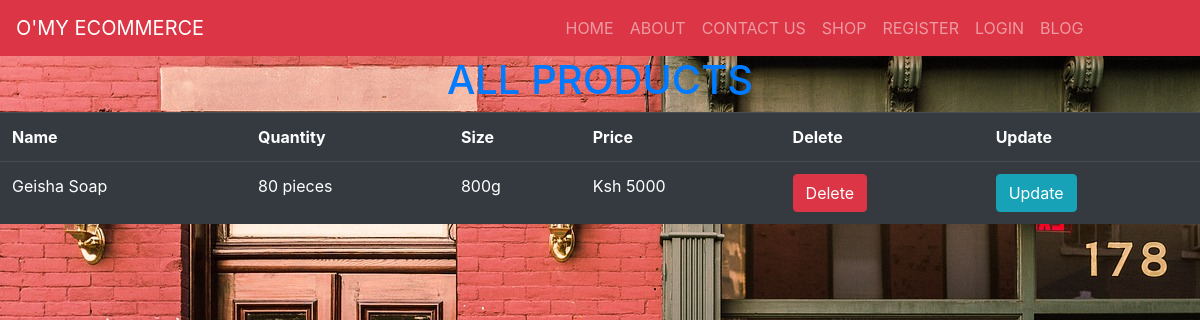
/products/, run on an earlier commit of the app's database.
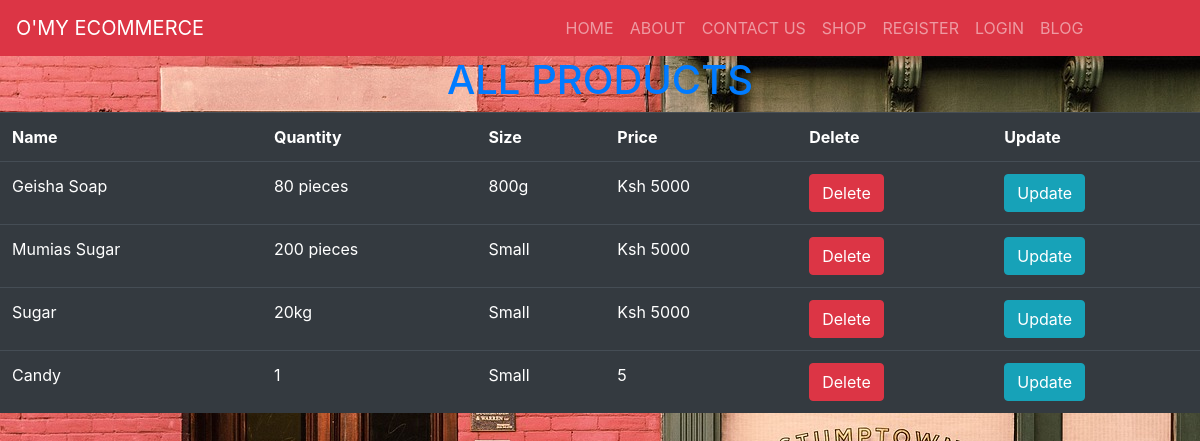
And on a later commit of the database.
### morningDjangoHtmlFormsProject/models.py (models this page shows)
class Product(models.Model):
    name = models.CharField(max_length=30, blank=False, null=False)
    qtty = models.CharField(max_length=30, blank=False, null=False)
    size = models.CharField(max_length=25, blank=False, null=False)
    price = models.CharField(max_length=20, blank=False, null=False)

### morningDjangoHtmlFormsProject/views.py (the view)
# urls.py: path('products/', user_views.products, name='all-products'),
def products(request):
    all_products = Product.objects.all()
    context = {"all_products": all_products}
    return render(request, 'products.html', context)

### templates/products.html (shortened to what this page needs)
{% extends 'master.html' %}
{% load static %}
{% block content %}
    <div>
        <h1 class="text-primary text-center">ALL PRODUCTS</h1>
        <table class="table table-dark table-hover">
            <tr>
                <th>Name</th>
                <th>Quantity</th>
                <th>Size</th>
                <th>Price</th>
                <th>Delete</th>
                <th>Update</th>
            </tr>
            {% for product in all_products %}
                <tr>
                    <td>{{ product.name }}</td>
                    <td>{{ product.qtty }}</td>
                    <td>{{ product.size }}</td>
                    <td>{{ product.price }}</td>
                    <td><a class="btn btn-danger" href="/delete_product/{{ product.id }}">Delete</a></td>
                    <td><a class="btn btn-info" href="/update-product/{{ product.id }}">Update</a></td>
                </tr>
            {% endfor %}
        </table>
    </div>
{% endblock %}

### templates/master.html (shortened to what this page needs)
<!DOCTYPE html>
<html lang="en">
<head>
    {% load static %}
    {% load crispy_forms_tags %}
    <link rel="stylesheet" href="{% static 'bootstrap/css/bootstrap.css' %}">
    <link rel="stylesheet" href="{% static 'bootstrap/css/styles.css' %}">
</head>
<body>
<section>
    <nav class="navbar navbar-expand-md bg-danger navbar-dark">
        <a class="navbar-brand" href="{% url 'home-page' %}">O'MY ECOMMERCE</a>
        <div class="collapse navbar-collapse" id="collapsibleNavbar">
            <ul class="navbar-nav">
                <li class="nav-item">
                    <a class="nav-link" href="{% url 'home-page' %}">HOME</a>
                </li>
                <li class="nav-item">
                    <a class="nav-link" href="#">ABOUT</a>
                </li>
                <li class="nav-item">
                    <a class="nav-link" href="#">CONTACT US</a>
                </li>
                <li class="nav-item">
                    <a class="nav-link" href="{% url 'shop' %}">SHOP</a>
                </li>
                {% if user.is_authenticated %}
                    <li class="nav-item">
                        <a class="nav-link" href="{% url 'all-products' %}">PRODUCTS</a>
                    </li>
                    <li class="nav-item">
                        <a class="nav-link" href="{% url 'add-product-page' %}">ADD PRODUCT</a>
                    </li>
                     <li class="nav-item">
                        <a class="nav-link" href="{%url 'user-logout' %}">LOGOUT</a>
                    </li>
                {% else %}
                    <li class="nav-item">
                        <a class="nav-link" href="{% url 'user-registration' %}">REGISTER</a>
                    </li>
                    <li class="nav-item">
                    <a class="nav-link" href="{% url 'log-in-page' %}">LOGIN</a>
                </li>
                {% endif %}
                <li class="nav-item">
                    <a class="nav-link" href="#">BLOG</a>
                </li>
            </ul>
        </div>
    </nav>
</section>
<section>
    {% block content %}
    {% endblock %}
</section>
</body>
</html>

What changed in the data, as far as the page shows it:
added Product: name "Mumias Sugar", qtty "200 pieces", size "Small", price "Ksh 5000"
added Product: name "Sugar", qtty "20kg", size "Small", price "Ksh 5000"
added Product: name "Candy", qtty "1", size "Small", price "5"
